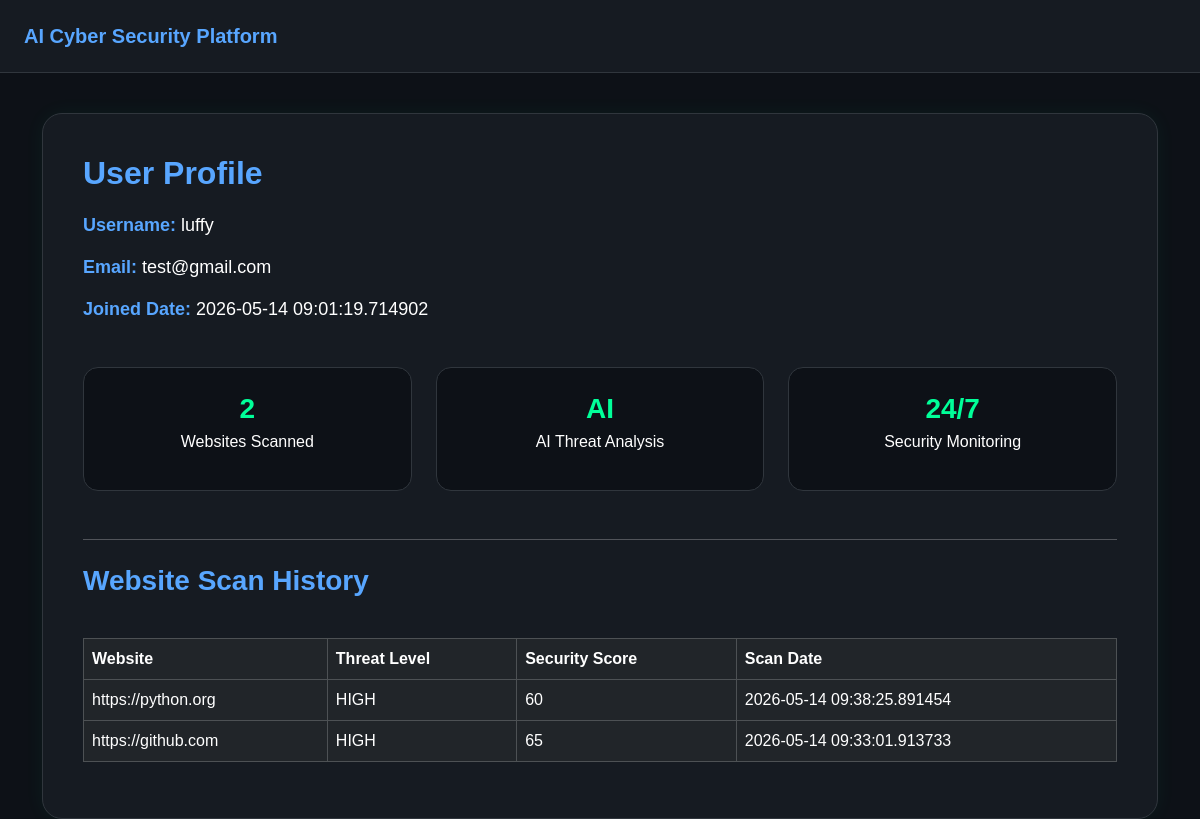
Screenshot of /profile (signed in) with the database file from the repository.
### tables this page shows
CREATE TABLE users(

    id INTEGER PRIMARY KEY AUTOINCREMENT,

    username TEXT,

    email TEXT,

    password TEXT,

    joined_date TEXT
);

CREATE TABLE scan_history(

    id INTEGER PRIMARY KEY AUTOINCREMENT,

    username TEXT,

    website_url TEXT,

    threat_level TEXT,

    security_score TEXT,

    scan_date TEXT

);

### app.py (the view)
@app.route("/profile")
def profile():
    if "username" not in session:
        return redirect("/user-login")
    username = session["username"]
    conn = sqlite3.connect("users.db")
    cursor = conn.cursor()
    cursor.execute(
        """
        SELECT username, email, joined_date
        FROM users
        WHERE username=?
        """,
        (username,)
    )
    user = cursor.fetchone()
    cursor.execute(
        """
        SELECT website_url,
               threat_level,
               security_score,
               scan_date

        FROM scan_history

        WHERE username=?

        ORDER BY id DESC
        """,
        (username,)
    )
    scans = cursor.fetchall()
    conn.close()
    return render_template(
        "profile.html",
        username=user[0],
        email=user[1],
        joined_date=user[2],
        scans=scans
    )

### templates/profile.html (shortened to what this page needs)
<!DOCTYPE html>
<html lang="en">
<head>
    <link href="https://cdn.jsdelivr.net/npm/bootstrap@5.3.3/dist/css/bootstrap.min.css"
          rel="stylesheet">
</head>
<body>
<nav class="navbar navbar-dark px-4 py-3">
    <a class="navbar-brand"
       href="/user-dashboard">
        AI Cyber Security Platform
    </a>
</nav>
<div class="container">
    <div class="profile-card">
        <h2 class="title">
            User Profile
        </h2>
        <div class="profile-info">
            <span class="label">
                Username:
            </span>
            {{ username }}
        </div>
        <div class="profile-info">
            <span class="label">
                Email:
            </span>
            {{ email }}
        </div>
        <div class="profile-info">
            <span class="label">
                Joined Date:
            </span>
            {{ joined_date }}
        </div>
        <div class="row mt-4">
            <div class="col-md-4">
                <div class="stats-box">
                    <div class="stat-number">
                        {{ scans|length }}
                    </div>
                    <p>
                        Websites Scanned
                    </p>
                </div>
            </div>
            <div class="col-md-4">
                <div class="stats-box">
                    <div class="stat-number">
                        AI
                    </div>
                    <p>
                        AI Threat Analysis
                    </p>
                </div>
            </div>
            <div class="col-md-4">
                <div class="stats-box">
                    <div class="stat-number">
                        24/7
                    </div>
                    <p>
                        Security Monitoring
                    </p>
                </div>
            </div>
        </div>
        <hr class="mt-5 mb-4">
        <h3 class="title">
            Website Scan History
        </h3>
        {% if scans %}
        <div class="table-responsive">
            <table class="table table-dark table-bordered">
                <thead>
                    <tr>
                        <th>
                            Website
                        </th>
                        <th>
                            Threat Level
                        </th>
                        <th>
                            Security Score
                        </th>
                        <th>
                            Scan Date
                        </th>
                    </tr>
                </thead>
                <tbody>
                    {% for scan in scans %}
                    <tr>
                        <td>
                            {{ scan[0] }}
                        </td>
                        <td>
                            {{ scan[1] }}
                        </td>
                        <td>
                            {{ scan[2] }}
                        </td>
                        <td>
                            {{ scan[3] }}
                        </td>
                    </tr>
                    {% endfor %}
                </tbody>
            </table>
        </div>
        {% else %}
        <div class="no-history">
            No website scan history available.
        </div>
        {% endif %}
    </div>
</div>
</body>
</html>

### templates/profile.html (style rules this page uses)
body { background:#0d1117; color:white; font-family:Arial; }
.navbar { background:#161b22; border-bottom:1px solid #30363d; }
.navbar-brand { color:#58a6ff !important; font-weight:bold; }
.profile-card { background:#161b22; border:1px solid #30363d; border-radius:20px; padding:40px; margin-top:40px; box-shadow:0 0 20px rgba(0,255,150,0.05); }
.title { color:#58a6ff; font-weight:bold; margin-bottom:20px; }
.profile-info { font-size:18px; margin-top:15px; }
.label { color:#58a6ff; font-weight:bold; }
.stats-box { background:#0d1117; border:1px solid #30363d; border-radius:15px; padding:20px; text-align:center; margin-top:20px; }
.stat-number { font-size:28px; color:#00ff99; font-weight:bold; }
.table { margin-top:20px; }
th { color:#58a6ff; }
td { color:white; }

### rows the page displays
users: username "luffy", email "test@gmail.com", joined_date "2026-05-14 09:01:19.714902"
scan_history: website_url "https://python.org", threat_level "HIGH", security_score "60", scan_date "2026-05-14 09:38:25.891454"
scan_history: website_url "https://github.com", threat_level "HIGH", security_score "65", scan_date "2026-05-14 09:33:01.913733"

### other values shown
{{ scans|length }} "2"
